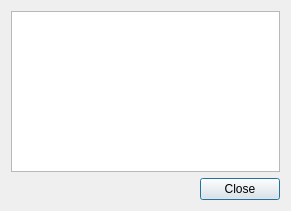
<?xml version="1.0" encoding="UTF-8"?>
<ui version="4.0">
 <class>ServerWrapper</class>
 <widget class="QDialog" name="ServerWrapper">
  <property name="geometry">
   <rect>
    <x>0</x>
    <y>0</y>
    <width>291</width>
    <height>211</height>
   </rect>
  </property>
  <property name="minimumSize">
   <size>
    <width>291</width>
    <height>211</height>
   </size>
  </property>
  <property name="windowTitle">
   <string>Server</string>
  </property>
  <layout class="QVBoxLayout" name="verticalLayout">
   <item>
    <widget class="QTextBrowser" name="text_display"/>
   </item>
   <item>
    <layout class="QHBoxLayout" name="horizontalLayout">
     <item>
      <spacer name="horizontalSpacer">
       <property name="orientation">
        <enum>Qt::Horizontal</enum>
       </property>
       <property name="sizeHint" stdset="0">
        <size>
         <width>40</width>
         <height>20</height>
        </size>
       </property>
      </spacer>
     </item>
     <item>
      <widget class="QPushButton" name="close_pb">
       <property name="sizePolicy">
        <sizepolicy hsizetype="Fixed" vsizetype="Fixed">
         <horstretch>0</horstretch>
         <verstretch>0</verstretch>
        </sizepolicy>
       </property>
       <property name="text">
        <string>Close</string>
       </property>
      </widget>
     </item>
    </layout>
   </item>
  </layout>
 </widget>
 <resources/>
 <connections/>
</ui>
